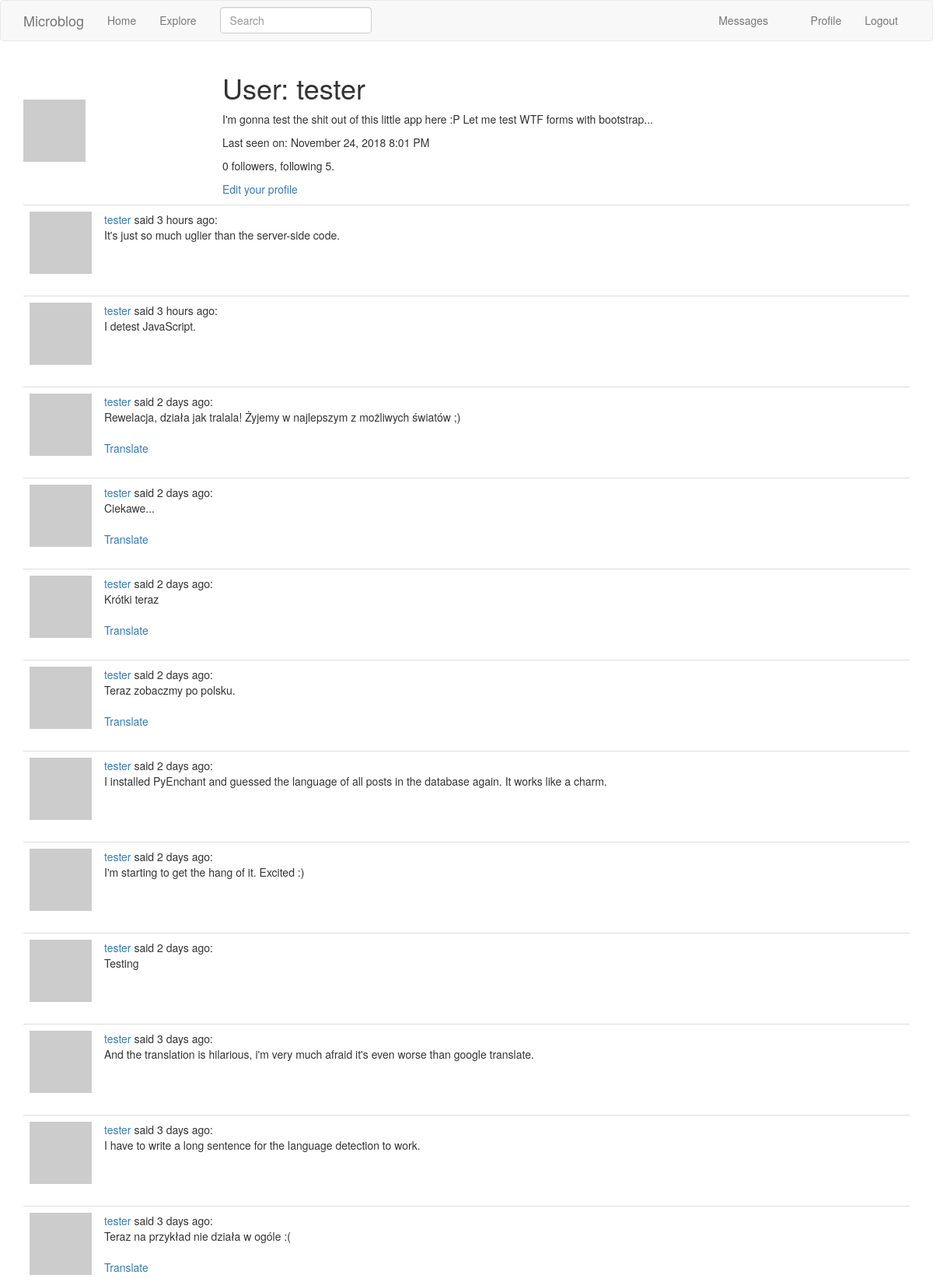
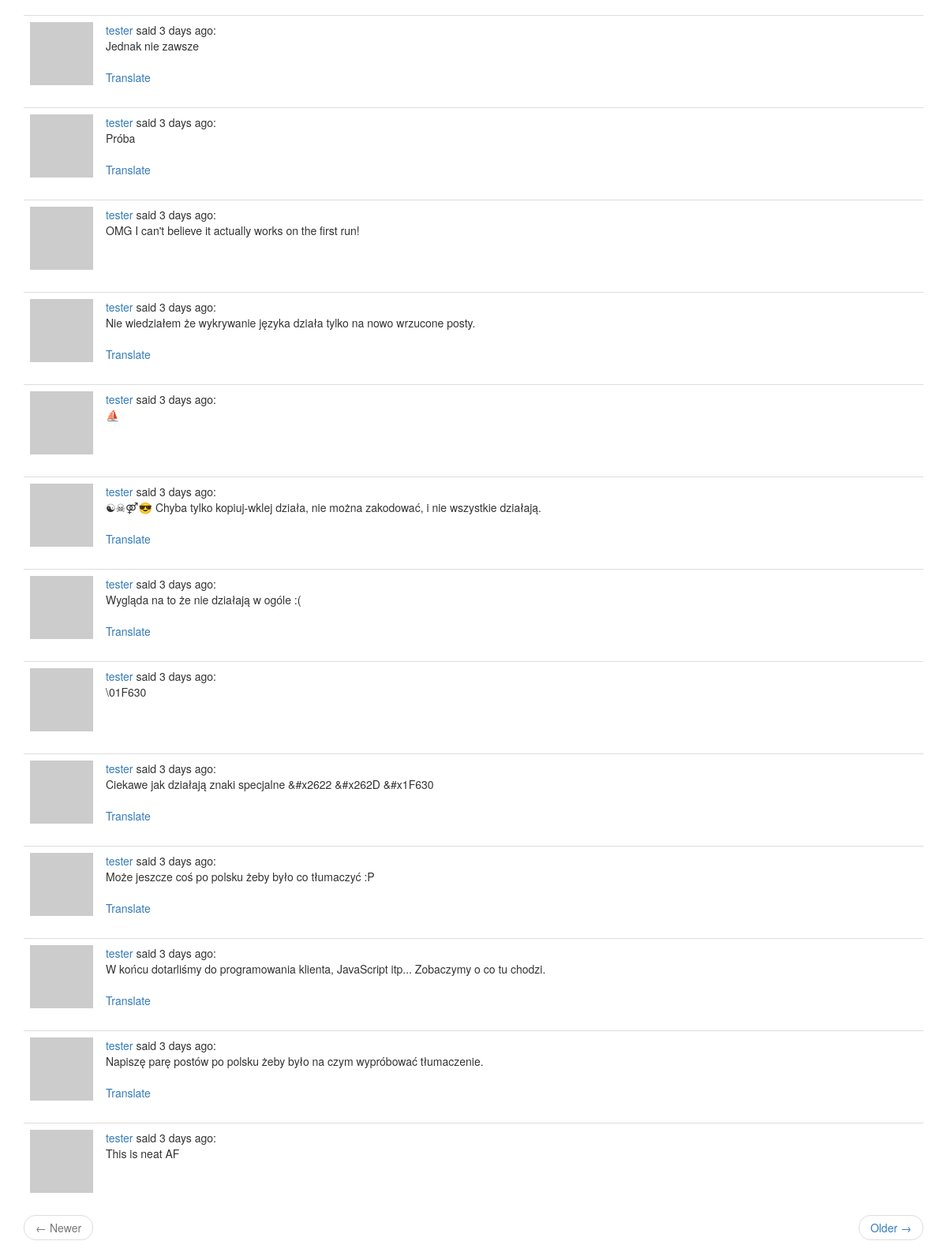
Page /user/tester (signed in) on the committed database (2 pictures, top to bottom).
### app/models.py (models this page shows, shortened)
class User(UserMixin, db.Model):
    id = db.Column(db.Integer, primary_key=True)
    username = db.Column(db.String(64), index=True, unique=True)
    email = db.Column(db.String(120), index=True, unique=True)
    password_hash = db.Column(db.String(128))
    about_me = db.Column(db.String(140))
    last_seen = db.Column(db.DateTime, default=datetime.utcnow)
    last_message_read_time = db.Column(db.DateTime)
    posts = db.relationship('Post', backref='author', lazy='dynamic')
    followed = db.relationship(
        'User', secondary=followers,
        primaryjoin=(followers.c.follower_id == id),
        secondaryjoin=(followers.c.followed_id == id),
        backref=db.backref('followers', lazy='dynamic'), lazy='dynamic')
    messages_sent = db.relationship(
        'Message',
        foreign_keys='Message.sender_id',
        backref='author', lazy='dynamic')
    messages_received = db.relationship(
        'Message',
        foreign_keys='Message.recipient_id',
        backref='recipient', lazy='dynamic')
    def avatar(self, size):
        digest = md5(self.email.lower().encode('utf-8')).hexdigest()
        return 'https://www.gravatar.com/avatar/{}?d=retro&s={}'.format(
            digest, size)
    def new_messages(self):
        last_read_time = self.last_message_read_time or datetime(1900, 1, 1)
        return Message.query.filter_by(recipient=self).filter(
            Message.timestamp > last_read_time).count()

class Post(db.Model):
    __searchable__ = ['body']
    id = db.Column(db.Integer, primary_key=True)
    body = db.Column(db.String(140))
    timestamp = db.Column(db.DateTime, index=True, default=datetime.utcnow)
    user_id = db.Column(db.Integer, db.ForeignKey('user.id'))
    language = db.Column(db.String(5))

### app/main/routes.py (the view)
@bp.route('/user/<username>')
@login_required
def user(username):
    user = User.query.filter_by(username=username).first_or_404()
    page = request.args.get('page', 1, type=int)
    posts = user.posts.order_by(Post.timestamp.desc()).paginate(
        page, current_app.config['POSTS_PER_PAGE'], False)
    next_url = url_for('main.user', username=user.username, page=posts.next_num) \
        if posts.has_next else None
    prev_url = url_for('main.user', username=user.username, page=posts.prev_num) \
        if posts.has_prev else None
    return render_template('user.html', user=user, posts=posts.items,
                           prev_url=prev_url, next_url=next_url)

### app/main/forms.py
class SearchForm(FlaskForm):
    q = StringField(_l('Search'), validators=[DataRequired()])
    def __init__(self, *args, **kwargs):
        if 'formdata' not in kwargs:
            kwargs['formdata'] = request.args
        if 'csrf_enabled' not in kwargs:
            kwargs['csrf_enabled'] = False
        super().__init__(*args, **kwargs)

### app/main/routes.py (called while the page is built)
@bp.before_app_request
def before_request():
    if current_user.is_authenticated:
        current_user.last_seen = datetime.utcnow()
        db.session.commit()
        g.search_form = SearchForm()
    g.locale = str(get_locale())

### app/models.py (called while the page is built)
@login.user_loader
def load_user(id):
    return User.query.get(int(id))

### app/templates/user.html (shortened to what this page needs)
{% extends "base.html" %}
{% block app_content %}
  <table class="tabe">
    <tr>
      <td width="256px" style="border: 0px;">
        <img src="{{ user.avatar(256) }}">
      </td>
      <td style="border: 0px;">
        <h1>{{ _('User:') }} {{ user.username }}</h1>
        {% if user.about_me %}
          <p>{{ user.about_me }}</p>
        {% endif %}
        {% if user.last_seen %}
          <p>{{ _('Last seen on:') }} {{ moment(user.last_seen).format('LLL') }}</p>
        {% endif %}
        <p>{{ user.followers.count() }} {{ _('followers, following') }} {{ user.followed.count() }}.</p>
        {% if user == current_user %}
          <p><a href="{{ url_for('main.edit_profile') }}">{{ _('Edit your profile') }}</a></p>
        {% elif not current_user.is_following(user) %}
          <p><a href="{{ url_for('main.follow', username=user.username) }}">{{ _('Follow') }}</a></p>
        {% else %}
          <p><a href="{{ url_for('main.unfollow', username=user.username) }}">{{ _('Unfollow') }}</a></p>
        {% endif %}
      </td>
    </tr>
  </table>
  {% for post in posts %}
    {% include '_post.html' %}
  {% endfor %}
  {% include '_page_nav.html' %}
{% endblock %}

### app/templates/_post.html
<table class="table table-hover">
  <tr>
    <td width="40px"><img src="{{ post.author.avatar(40) }}"></td>
    <td>
      <span class="user_popup">
        <a href="{{ url_for('main.user', username=post.author.username) }}">
          {{ post.author.username }}
        </a>
      </span>
      {{ _('said') }} {{ moment(post.timestamp).fromNow() }}:
      <br>
      <span id="post{{ post.id }}">{{ post.body }}</span>
      {% if post.language and post.language != g.locale %}
        <br><br>
        <span id="translation{{ post.id }}">
          <a href="javascript:translate(
                                '#post{{ post.id }}',
                                '#translation{{ post.id }}',
                                '{{ post.language }}',
                                '{{ g.locale }}');">{{ _('Translate') }}</a>
        </span>
      {% endif %}
    </td>
  </tr>
</table>

### rows in the picture
User: username "tester", about_me "I'm gonna test the shit out of this little app here :P Let me test WTF forms with bootstrap...", last_seen "November 24, 2018 8:01 PM"
Post: author.username "tester", timestamp "3 hours ago", body "It's just so much uglier than the server-side code."
Post: author.username "tester", timestamp "3 hours ago", body "I detest JavaScript."
Post: author.username "tester", timestamp "2 days ago", body "Rewelacja, działa jak tralala! Żyjemy w najlepszym z możliwych światów ;)"
Post: author.username "tester", timestamp "2 days ago", body "Ciekawe..."
Post: author.username "tester", timestamp "2 days ago", body "Krótki teraz"
Post: author.username "tester", timestamp "2 days ago", body "Teraz zobaczmy po polsku."
Post: author.username "tester", timestamp "2 days ago", body "I installed PyEnchant and guessed the language of all posts in the database again. It works like a charm."
Post: author.username "tester", timestamp "2 days ago", body "I'm starting to get the hang of it. Excited :)"
Post: author.username "tester", timestamp "2 days ago", body "Testing"
Post: author.username "tester", timestamp "3 days ago", body "And the translation is hilarious, i'm very much afraid it's even worse than google translate."
Post: author.username "tester", timestamp "3 days ago", body "I have to write a long sentence for the language detection to work."
Post: author.username "tester", timestamp "3 days ago", body "Teraz na przykład nie działa w ogóle :("
Post: author.username "tester", timestamp "3 days ago", body "Jednak nie zawsze"
Post: author.username "tester", timestamp "3 days ago", body "Próba"
Post: author.username "tester", timestamp "3 days ago", body "OMG I can't believe it actually works on the first run!"
Post: author.username "tester", timestamp "3 days ago", body "Nie wiedziałem że wykrywanie języka działa tylko na nowo wrzucone posty."
Post: author.username "tester", timestamp "3 days ago", body "⛵"
Post: author.username "tester", timestamp "3 days ago", body "☯☠⚤😎 Chyba tylko kopiuj-wklej działa, nie można zakodować, i nie wszystkie działają."
Post: author.username "tester", timestamp "3 days ago", body "Wygląda na to że nie działają w ogóle :("
Post: author.username "tester", timestamp "3 days ago", body "\\01F630"
Post: author.username "tester", timestamp "3 days ago", body "Ciekawe jak działają znaki specjalne &#x2622 &#x262D &#x1F630"
Post: author.username "tester", timestamp "3 days ago", body "Może jeszcze coś po polsku żeby było co tłumaczyć :P"
Post: author.username "tester", timestamp "3 days ago", body "W końcu dotarliśmy do programowania klienta, JavaScript itp... Zobaczymy o co tu chodzi."
Post: author.username "tester", timestamp "3 days ago", body "Napiszę parę postów po polsku żeby było na czym wypróbować tłumaczenie."
Post: author.username "tester", timestamp "3 days ago", body "This is neat AF"

### other values in the picture
{{ user.followers.count() }} "0"
{{ user.followed.count() }} "5"
